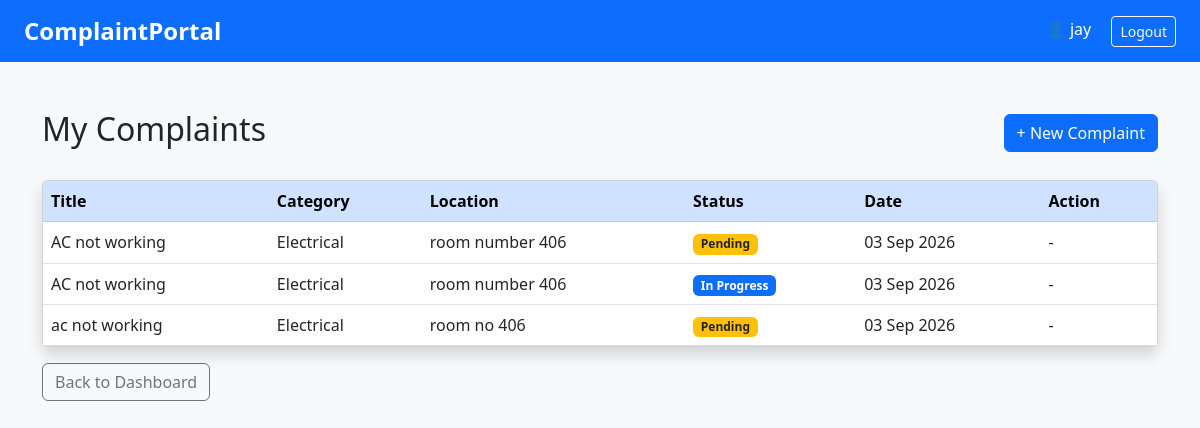
The page /my-complaints (signed in) on the database its author committed.
### app.py (models this page shows)
class Complaint(db.Model):
    id = db.Column(db.Integer, primary_key=True)
    user_id = db.Column(db.Integer, db.ForeignKey('user.id'), nullable=False)
    title = db.Column(db.String(200), nullable=False)
    category = db.Column(db.String(100), nullable=False)
    location = db.Column(db.String(200), nullable=False)
    description = db.Column(db.Text, nullable=False)
    photo = db.Column(db.String(300), nullable=True)
    status = db.Column(db.String(50), default='Pending')
    priority = db.Column(db.String(20), default='Normal')
    assigned_worker_id = db.Column(
        db.Integer, db.ForeignKey('user.id'), nullable=True)
    created_at = db.Column(db.DateTime, default=db.func.now())

### app.py (the view)
@app.route('/my-complaints')
def my_complaints():
    if 'user_id' not in session:
        return redirect('/login')
    if session.get('user_role') != 'student':
        return redirect('/dashboard')
    complaints = Complaint.query.filter_by(user_id=session['user_id']).all()
    return render_template('my_complaints.html', complaints=complaints)

### templates/my_complaints.html (shortened to what this page needs)
<!DOCTYPE html>
<html>
<head>
    <link rel="stylesheet" href="https://cdn.jsdelivr.net/npm/bootstrap@5.3.0/dist/css/bootstrap.min.css">
    <link rel="stylesheet" href="{{ url_for('static', filename='css/style.css') }}">
</head>
<body>
<nav class="navbar navbar-dark bg-primary px-4">
    <a class="navbar-brand" href="/">ComplaintPortal</a>
    <div>
        <span class="text-white me-3">👤 {{ session['user_name'] }}</span>
        <a href="/logout" class="btn btn-outline-light btn-sm">Logout</a>
    </div>
</nav>
<div class="container mt-5">
    <div class="d-flex justify-content-between align-items-center mb-4">
        <h2>My Complaints</h2>
        <a href="/submit-complaint" class="btn btn-primary">+ New Complaint</a>
    </div>
    {% if complaints %}
    <div class="card shadow">
        <div class="card-body p-0">
            <table class="table table-hover mb-0">
                <thead class="table-primary">
                    <tr>
                        <th>Title</th>
                        <th>Category</th>
                        <th>Location</th>
                        <th>Status</th>
                        <th>Date</th>
                        <th>Action</th>
                    </tr>
                </thead>
                <tbody>
                    {% for complaint in complaints %}
                    <tr>
                        <td>{{ complaint.title }}</td>
                        <td>{{ complaint.category }}</td>
                        <td>{{ complaint.location }}</td>
                        <td>
                            <span class="badge
                                {% if complaint.status == 'Pending' %}bg-warning text-dark
                                {% elif complaint.status == 'Assigned' %}bg-info
                                {% elif complaint.status == 'In Progress' %}bg-primary
                                {% elif complaint.status == 'Resolved' %}bg-success
                                {% elif complaint.status == 'Closed' %}bg-secondary
                                {% endif %}">
                                {{ complaint.status }}
                            </span>
                        </td>
                        <td>{{ complaint.created_at.strftime('%d %b %Y') }}</td>
                        <td>
                            {% if complaint.status == 'Resolved' %}
                                <a href="/feedback/{{ complaint.id }}" class="btn btn-sm btn-success">Give Feedback</a>
                            {% else %}
                                -
                            {% endif %}
                        </td>
                    </tr>
                    {% endfor %}
                </tbody>
            </table>
        </div>
    </div>
    {% else %}
        <div class="alert alert-info">You haven't submitted any complaints yet.</div>
    {% endif %}
    <a href="/student/dashboard" class="btn btn-outline-secondary mt-3">Back to Dashboard</a>
</div>
</body>
</html>

### static/css/style.css (style rules this page uses)
body { background-color: #f8f9fa; }
.navbar-brand { font-weight: bold; font-size: 1.5rem; }

### rows shown on the page
Complaint: title "AC not working", category "Electrical", location "room number 406", status "Pending", created_at "03 Sep 2026"
Complaint: title "AC not working", category "Electrical", location "room number 406", status "In Progress", created_at "03 Sep 2026"
Complaint: title "ac not working", category "Electrical", location "room no 406", status "Pending", created_at "03 Sep 2026"

### other values the page prints
{{ session['user_name'] }} "jay"
